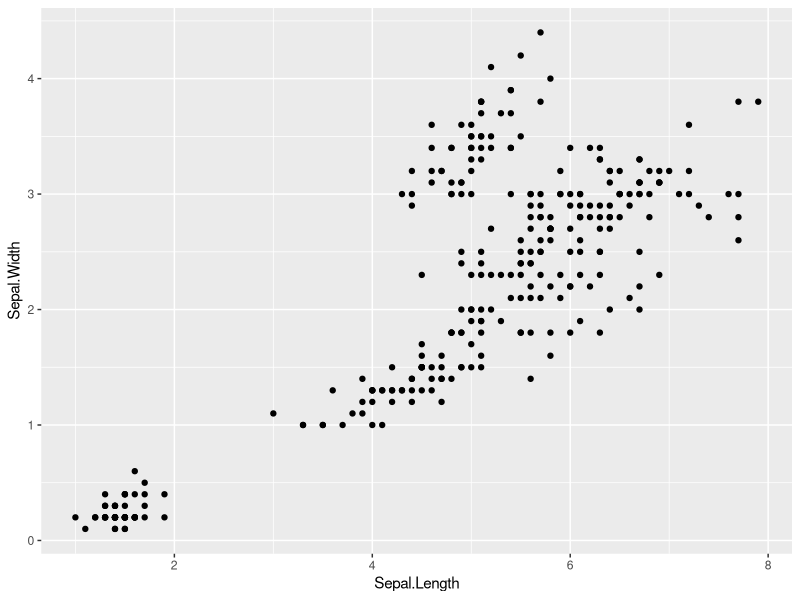
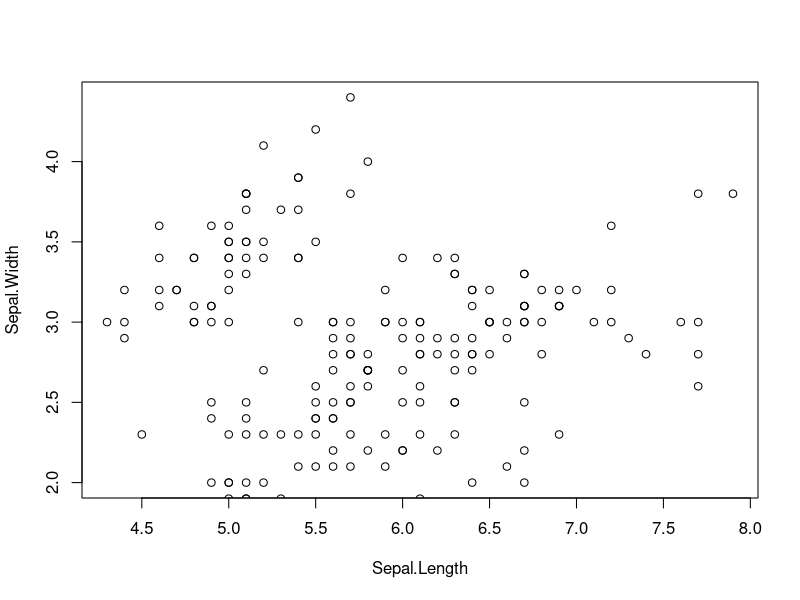
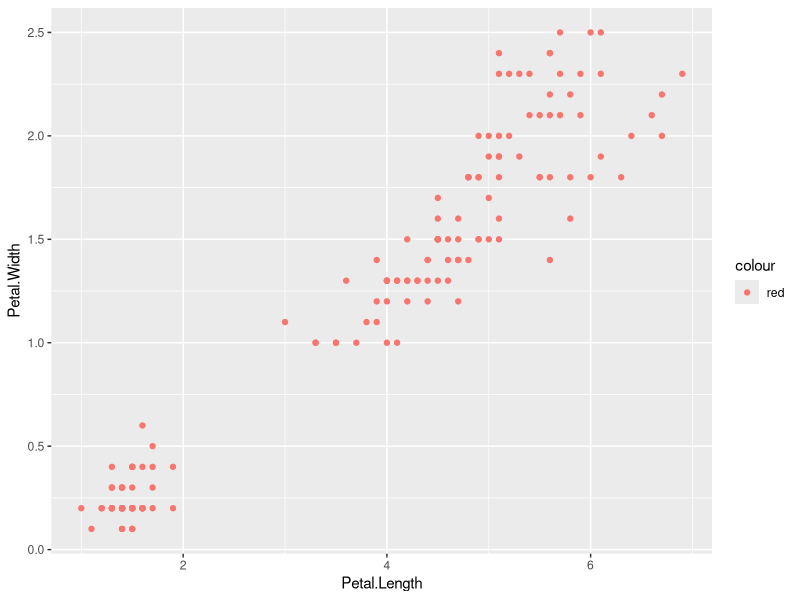
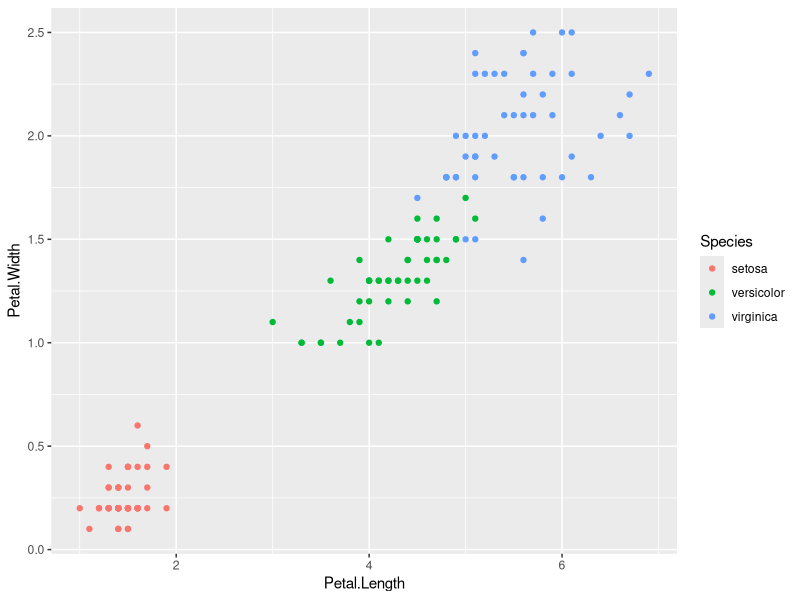
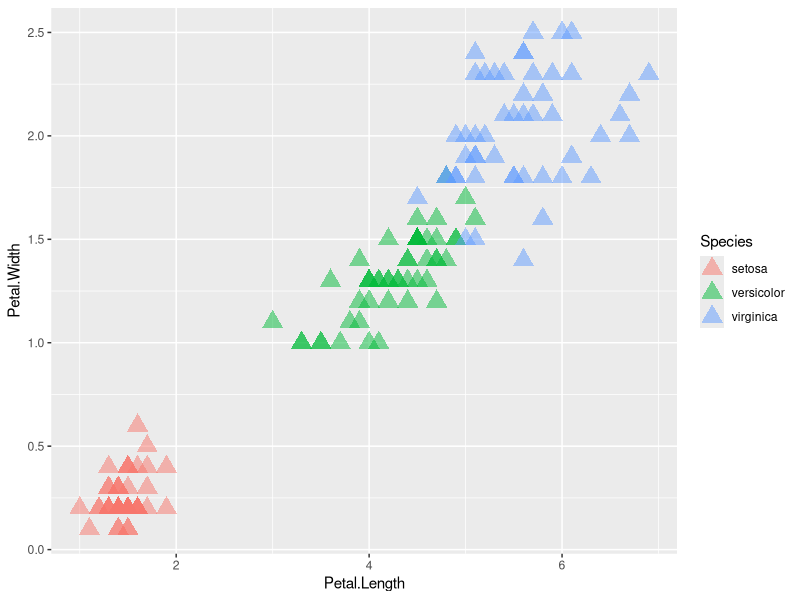
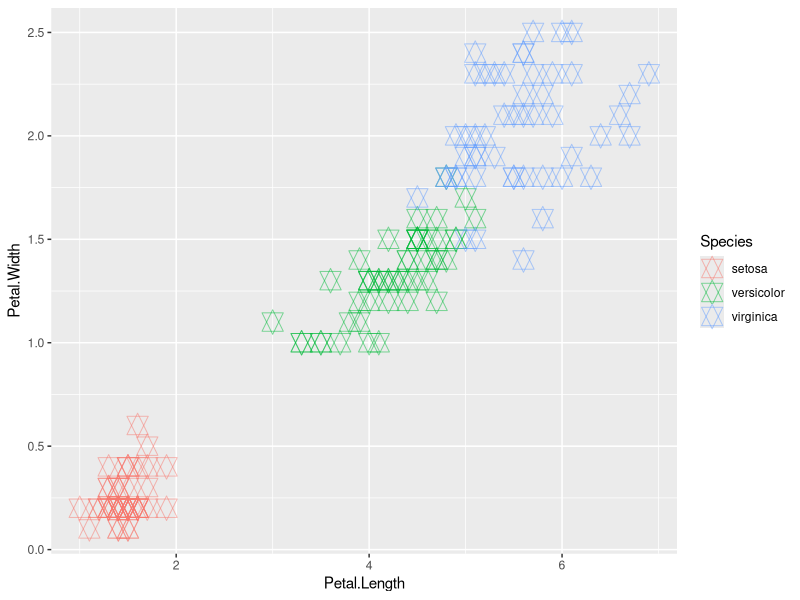
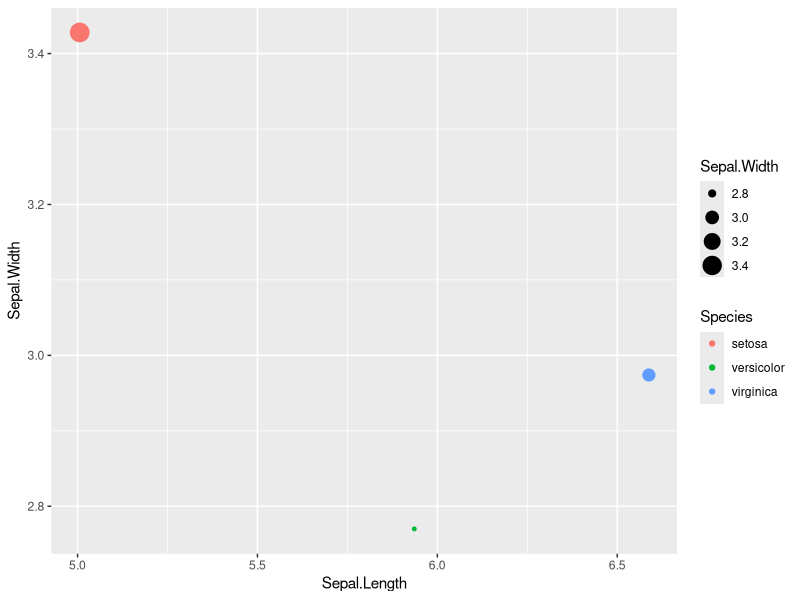
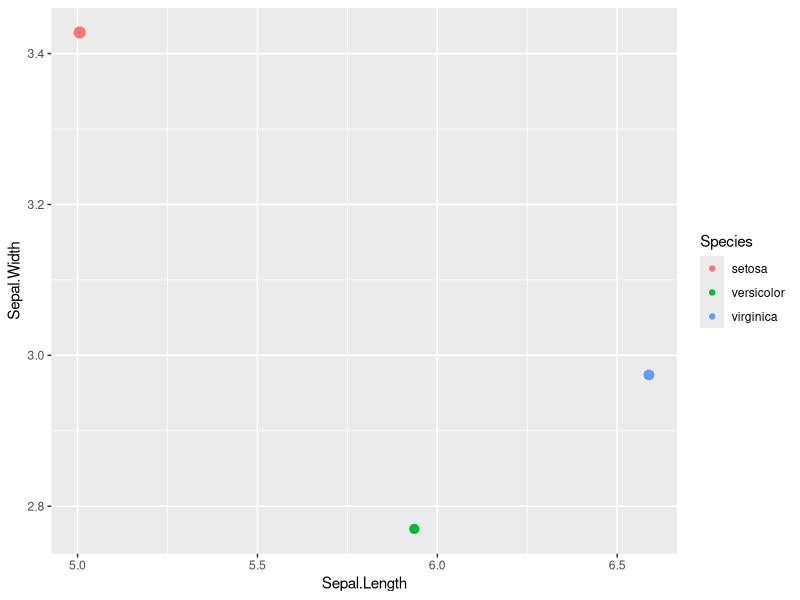

Source code (R) for these figures, in order:
install.packages("ggplot2")
require(ggplot2)

#ggplot2 패키지로 시각화
data(iris)
ggplot(data = iris, 
       mapping = aes(x = Sepal.Length,
                     y = Sepal.Width)) +
  geom_point() +
  geom_point(data = iris, 
             mapping = aes(x = Petal.Length,
                           y = Petal.Width))

# R 내장 함수 plot, point 로 시각화
with(iris, plot(Sepal.Length, Sepal.Width))
with(iris, points(Petal.Length, Petal.Width))

# 점 색 지정
ggplot(data = iris, 
       mapping = aes(x = Petal.Length,
                     y = Petal.Width,
                     color = "red")) +
  geom_point()

ggplot(data = iris,
       mapping = aes(x = Petal.Length,
                     y = Petal.Width,
                     color = Species)) + 
  geom_point()

# 점 모양 지정
ggplot(iris, aes(x = Petal.Length, y = Petal.Width,
                 color = Species)) + 
  geom_point(size = 5, alpha = 0.5, shape = "triangle")

ggplot(iris, aes(x = Petal.Length, y = Petal.Width, 
                 color = Species)) + 
  geom_point(size = 5, alpha = 0.5, shape = 11)

# 그룹별 시각화
require(dplyr)
iris_s = iris %>% 
  group_by(Species) %>% 
  summarise_all(.funs = mean)

ggplot(data = iris_s, 
       aes(Sepal.Length, Sepal.Width,
           color = Species, 
           size = Sepal.Width)) +
  geom_point()

# ggplot2의 facet_grid로 분할
ggplot(data = iris_s, 
       aes(Sepal.Length, Sepal.Width,
           color = Species)) + 
  geom_point(size = iris_s$Sepal.Width)

ggplot(iris, aes(x = Petal.Length,
                 y = Petal.Width,
                 color = Species)) + 
  geom_point(size = 5, alpha = 0.5, 
             shape = "triangle") +
  facet_grid(~ Species)

#mfrow로 분할 
with(iris,
     plot(Petal.Length, Petal.Width, col = Species))

with(iris, 
     plot(Petal.Length, Petal.Width,
          col = Species, pch = 11))

iris_group = by(iris, INDICES = iris$Species,
                function(x) x)
par(mfrow = c(1, 3))

for (i in 1:length(iris_group)) {
  with(iris_group[[i]],
       plot(Petal.Length, Petal.Width,
            col = i, 
            xlim = c(0, 8), ylim = c(0, 10)))
}

# 축 이름, 그래프 이름 지정
ggplot(iris, 
       aes(x = Petal.Length, y = Petal.Width,
           color = Species)) +
  geom_point(size = 5, alpha = 0.5) +
  xlab("Length") + ylab("Width") +
  ggtitle("IRIS")

# 이산형 변수의 범례 수정
ggplot(iris,
       aes(x = Petal.Length, y = Petal.Width,
           color = Species)) +
  geom_point(size = 5, alpha = 0.5) +
  scale_color_discrete(name = "A",
                       labels = c("a", "b", "c"))

ggplot(iris,
       aes(x = Petal.Length, y = Petal.Width,
           color = Species)) +
  geom_point(size = 5, alpha = 0.5) +
  scale_color_manual(name = "A",
                     values = c("green", "blue", "red"), #색 변경도 가능
                     labels = c("a", "b", "c")) #범례 수정

# 연속형 변수의 범례 수정
ggplot(iris,
       aes(x = Petal.Length, y = Petal.Width,
           color = Sepal.Width)) + 
  geom_point(size = 5, alpha = 0.5) +
  scale_color_continuous(name = "A")

ggplot(iris,
       aes(x = Petal.Length, y = Petal.Width,
           color = Sepal.Width)) +
  geom_point(size = 5, alpha = 0.5) +
  scale_color_gradient(low = "blue", high = "red",
                        breaks = c(3, 4))


# 색상표
ggplot(iris,
       aes(x = Petal.Length, y = Petal.Width,
           color = Species)) +
  geom_point(size = 5, alpha = 0.5) +
  scale_color_manual(name = "A",
                     values = c("#FF6C90", "#00C0B8", "#00ABFD"),
                     labels = c("a", "b", "c"))

# 선 그래프 시각화
data(economics)
ggplot(economics, aes(date, unemploy)) +
  geom_line(size = 2, color = "red", alpha = 0.5)

# 그룹별 선그래프 시각화
require(reshape2)

economics_l = melt(economics, id.vars = "date", 
                   measure.vars = 2:6)

ggplot(economics_l,# 데이터는 하나만 필요로 함
       aes(date, value, 
           color = variable)) +
  geom_line(size = 2) + 
  scale_color_discrete(name = "Type")

# plot함수로 선그래프 그리기 
par(mfrow = c(1, 1)) # 형상 초기화

plot(economics$date, economics$pce,
     type = "l", ylim = c(0, 3e+5))

lines(economics$date, economics$unemploy, 
      col = "red")
lines(economics$date, economics$pop, 
      col = "blue")

# 막대함수 시각화
data(diamonds)
diamonds

ggplot(diamonds, aes(x = cut)) + 
  geom_bar()

ggplot(diamonds, aes(x = cut, 
                     fill = cut, 
                     color = "red")) + 
  geom_bar() + 
  scale_color_discrete(guide = FALSE) # 범례 숨기기


# 막대가 나타내는 값
iris_m = iris_s %>% melt(., id.vars = "Species",
                         measure.var = 2:5)
ggplot(iris_m, aes(x = variable, y = value, 
                   fill = variable)) + 
  geom_bar(stat = "identity")

ggplot(iris_m, aes(x = Species, y = value, 
                   fill = variable)) +
  geom_bar(stat = "identity", position = "dodge") # 옆으로 쌓는 막대

# 히스토그램 시각화
ggplot(iris, aes(Sepal.Width, 
                 fill = Species)) +
  geom_histogram(position = "dodge", alpha = 0.5)


ggplot(iris, aes(Sepal.Width, fill = Species)) +
  geom_histogram(position = "identity", alpha = 0.5)

# 상자 그래프 시각화
ggplot(iris, aes(x = Sepal.Width, fill = Species)) +
  geom_boxplot()

ggplot(iris, aes(y = Sepal.Width, fill = Species)) +
  geom_boxplot()